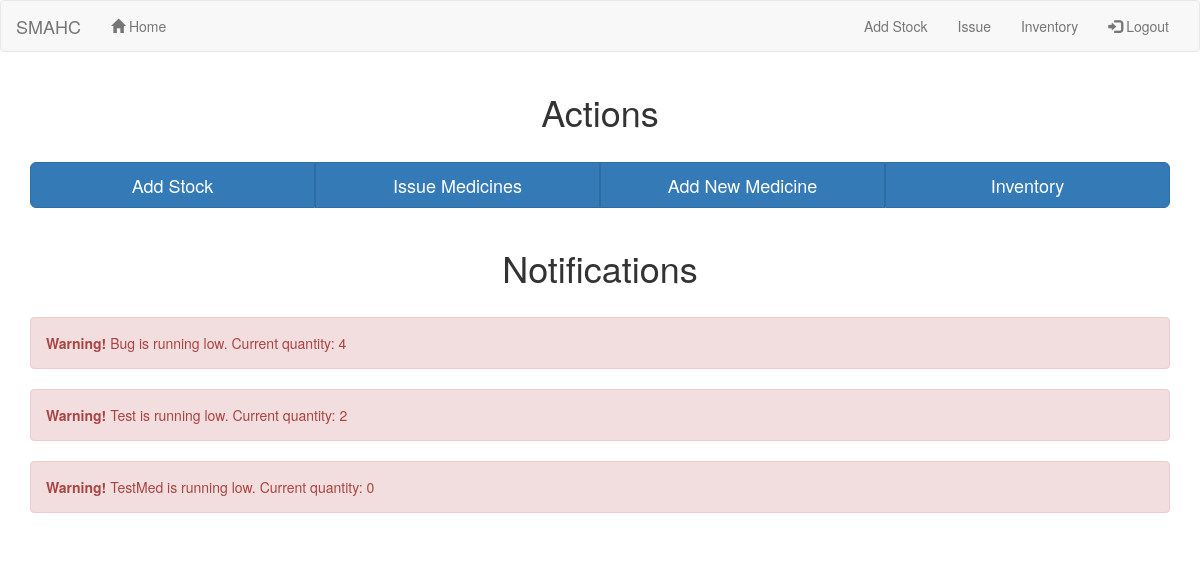
Before: / (signed in) with the older database file.
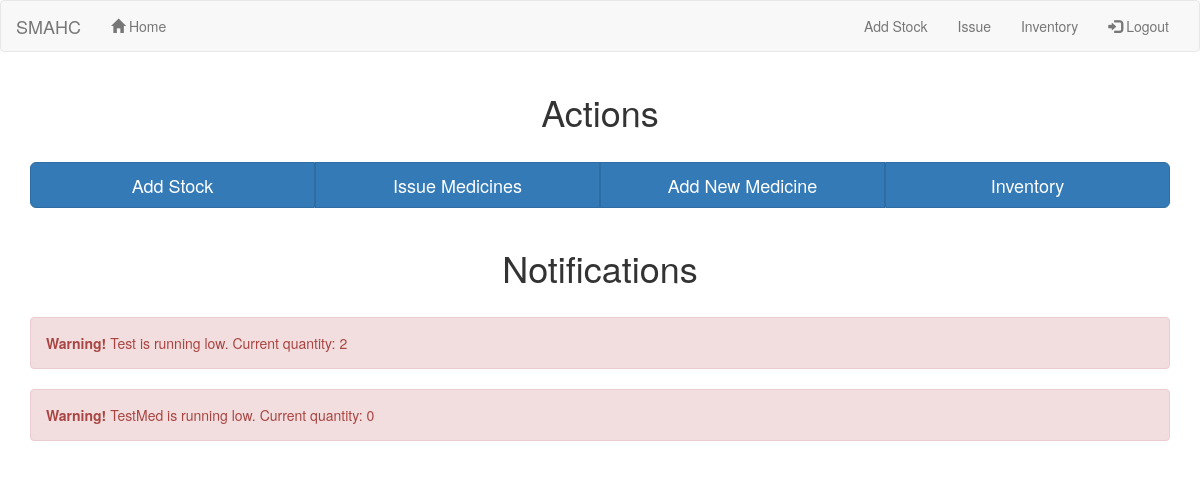
After: the same page with the newer database file.
### myapp/models.py (models this page shows, shortened)
class Medicine(models.Model):
	name = models.CharField(max_length=200)
	quantity = models.IntegerField(default=0)
	critical_quantity = models.IntegerField(default=10)

### myapp/views.py (the view)
# urls.py: url(r'^$', views.index, name='index'),
def index(request):
	if not request.user.is_authenticated():
		return HttpResponseRedirect("login")
	m = sorted(Medicine.objects.all(), key=lambda x: x.name)
	mname = []
	mqty  = []
	for i in m:
		if i.quantity <= i.critical_quantity:
			mname.append(i.name)
			mqty.append(i.quantity)
	mzip = list(zip(mname,mqty))
	context = {'medicines':mzip}
	return render(request,'index.html',context)

### myapp/templates/index.html (shortened to what this page needs)
{% extends "base.html" %}
{% block content %}
	<div class="container">
		<h1 align="center">Actions</h1>
		<br>
		<div class="btn-group btn-group-lg btn-group-justified">
				<a href="add" class="btn btn-primary btn-lg center-block">Add Stock</a>
				<a href="issue" class="btn btn-primary btn-lg center-block">Issue Medicines</a>
				<a href="new_medicine" class="btn btn-primary btn-lg center-block">Add New Medicine</a>
				<a href="inventory" class="btn btn-primary btn-lg center-block">Inventory</a>
		</div>
		<br>
		<h1 align="center">Notifications</h1>
		<br>
		{% if medicines %}
			{% for name,quantity in medicines %}
				<div class="alert alert-danger fade in">
					<strong>Warning!</strong> {{ name }} is running low. Current quantity: {{ quantity }}
				</div>
			{% endfor %}
		{% else %}
			<h2 align="center">No notifications for now!</h2>
		{% endif %}
	</div>
{% endblock %}

Changed rows visible on the page:
no longer on this page (row edited): Medicine: medicines "Bug"
Other visible differences:
list line gone: "Warning! is running low. Current quantity: 4"
